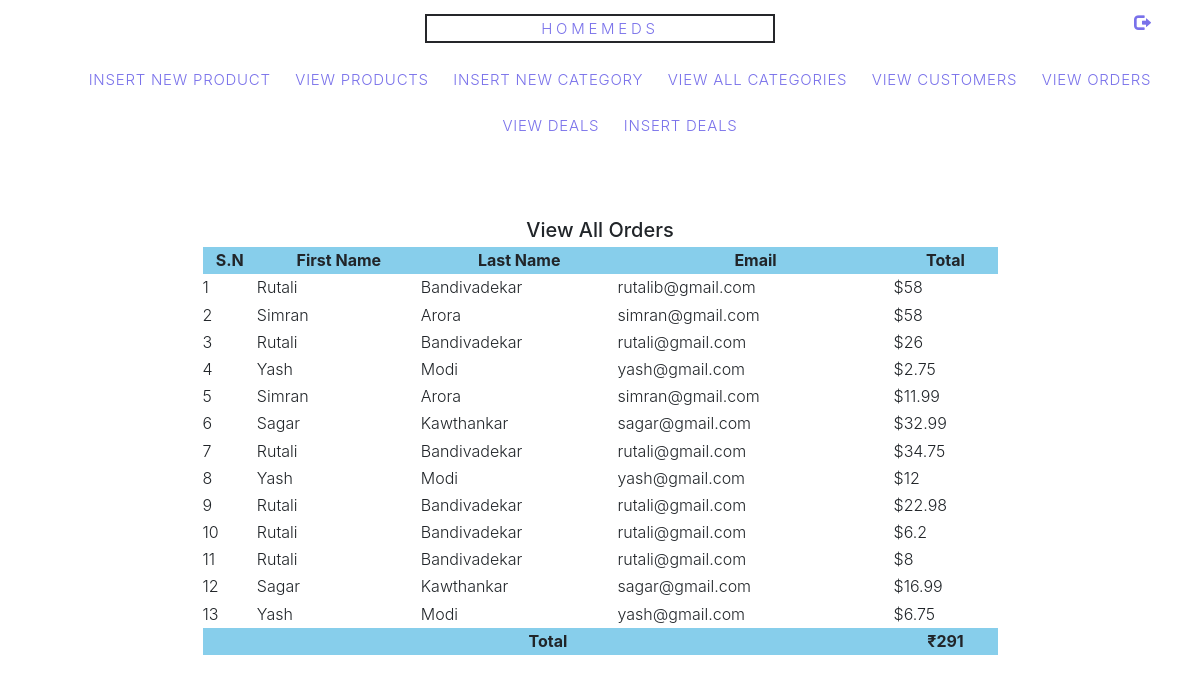
/admin/index.php?view_orders (signed in), run on the app's committed database.
### tables this page shows
CREATE TABLE `orders` (
  `fname` varchar(50) NOT NULL,
  `lname` varchar(50) NOT NULL,
  `address` varchar(5000) NOT NULL,
  `state_country` varchar(50) NOT NULL,
  `postalcode` varchar(6) NOT NULL,
  `email` varchar(200) NOT NULL,
  `phone_number` varchar(10) NOT NULL,
  `deal_code` varchar(50) DEFAULT NULL,
  `order_id` int(5) NOT NULL,
  `customer_id` varchar(50) NOT NULL,
  `total` varchar(10) NOT NULL
);

### src/admin/view_orders.php (the view, shortened to what this page needs)
<table width="795" align="center" bgcolor="pink">
	<tr align="center">
		<td colspan="6"><h2>View All Orders</h2></td>
	</tr>
	<tr align="center" bgcolor="skyblue">
		<th>S.N</th>
		<th>First Name</th>
		<th>Last Name</th>
		<th>Email</th>
		<th>Total</th>
	</tr>
	<?php
	include("includes/db.php");
	$get_c = "select * from orders";
	$run_c = mysqli_query($con, $get_c);
	$i = 0;
	$total = 0;
	while ($row_c= mysqli_fetch_array($run_c)){
		$c_fname = $row_c['fname'];
		$c_lname = $row_c['lname'];
		$c_email = $row_c['email'];
		$c_total = $row_c['total'];
		$total += (int)substr($c_total, 1);
		$i++;
	?>
	<tr style="align:center">
		<td><?php echo $i;?></td>
		<td><?php echo $c_fname;?></td>
		<td><?php echo $c_lname;?></td>
		<td><?php echo $c_email;?></td>
		<td><?php echo $c_total;?></td>
	</tr>
	<?php } ?>
	<tr align="center" bgcolor="skyblue">
		<th colspan="4">Total</th>
		<th>₹<?php echo $total; ?></th>
	</tr>
</table>

### src/admin/css/index.css (style rules this page uses)
body { line-height: 1.7; font-weight: 300; font-size: 16px; }

### data on the page
orders: fname "Rutali", lname "Bandivadekar", email "rutalib@gmail.com", total "$58"
orders: fname "Simran", lname "Arora", email "simran@gmail.com", total "$58"
orders: fname "Rutali", lname "Bandivadekar", email "rutali@gmail.com", total "$26"
orders: fname "Yash", lname "Modi", email "yash@gmail.com", total "$2.75"
orders: fname "Simran", lname "Arora", email "simran@gmail.com", total "$11.99"
orders: fname "Sagar", lname "Kawthankar", email "sagar@gmail.com", total "$32.99"
orders: fname "Rutali", lname "Bandivadekar", email "rutali@gmail.com", total "$34.75"
orders: fname "Yash", lname "Modi", email "yash@gmail.com", total "$12"
orders: fname "Rutali", lname "Bandivadekar", email "rutali@gmail.com", total "$22.98"
orders: fname "Rutali", lname "Bandivadekar", email "rutali@gmail.com", total "$6.2"
orders: fname "Rutali", lname "Bandivadekar", email "rutali@gmail.com", total "$8"
orders: fname "Sagar", lname "Kawthankar", email "sagar@gmail.com", total "$16.99"
orders: fname "Yash", lname "Modi", email "yash@gmail.com", total "$6.75"

### other printed values
$total "291"
